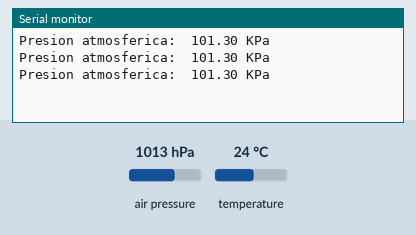
This sketch was run on a simulated Arduino Uno, built with avr-gcc and run on an emulated ATmega328P. Parts: the last lines printed to the serial monitor. The test bench sets the inputs (shaded band); at power-on: air pressure 1013 hPa, temperature 24 °C.

Above: at 1.3 s.
1.4 s: air pressure set to 952 hPa
At 2.1 s:
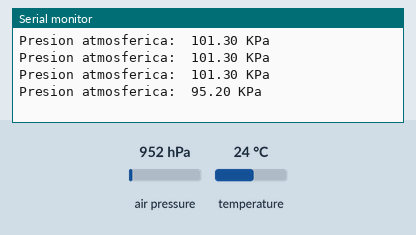
2.9 s: air pressure set to 975 hPa
At 3.7 s:
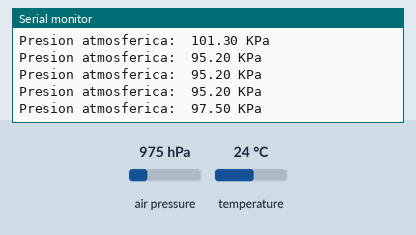
Timing chart, 0 to 5.9 s (numbered marks = the images above; inputs shaded):
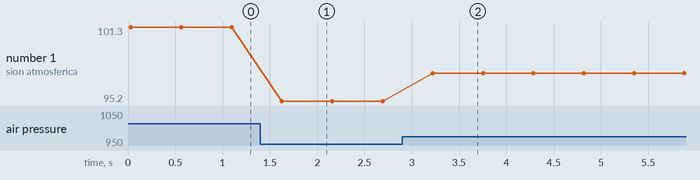

The sketch:

sensor-presion.ino
```cpp
#include <SFE_BMP180.h> //libreria del sensor
#include <Wire.h>

char status;         // funcion de estado del sensor
double tem,presion;   //varables

SFE_BMP180 sensorPresion;

void setup()
{
  Serial.begin(9600);
  sensorPresion.begin();
}
void loop()
{
  status = sensorPresion.startTemperature();  //inicia el envio del pulso para leer la temperatura
  delay(status);                              //delay de proteccion sino obtiene una señal no sigue el programa
  sensorPresion.getTemperature(tem);         // obtenemos la temperatura
  status = sensorPresion.startPressure(3);   //inicia el envio del pulso para leer la presion
  delay(status);                              //delay de proteccion sino obtiene una señal no sigue el programa
  sensorPresion.getPressure(presion,tem);   // obtenemos la presion
  Serial.print("Presion atmosferica:  ");     // imprime el texto en el monitor
  Serial.print(presion*0.1,2);             // conversion de milibares a Kpa
  Serial.println( " KPa");
  delay(500);                              //llemos cada 500ms
}
```

Measured:
- after the input at 1.4 s, the serial monitor: prints a new line after 0.23 s (image 1)
- after the input at 2.9 s, the serial monitor: prints a new line after 0.32 s (image 2)
- plotted number 1: 101.3 → 95.2 after the input at 1.4 s, 95.2 → 97.5 after the input at 2.9 s
